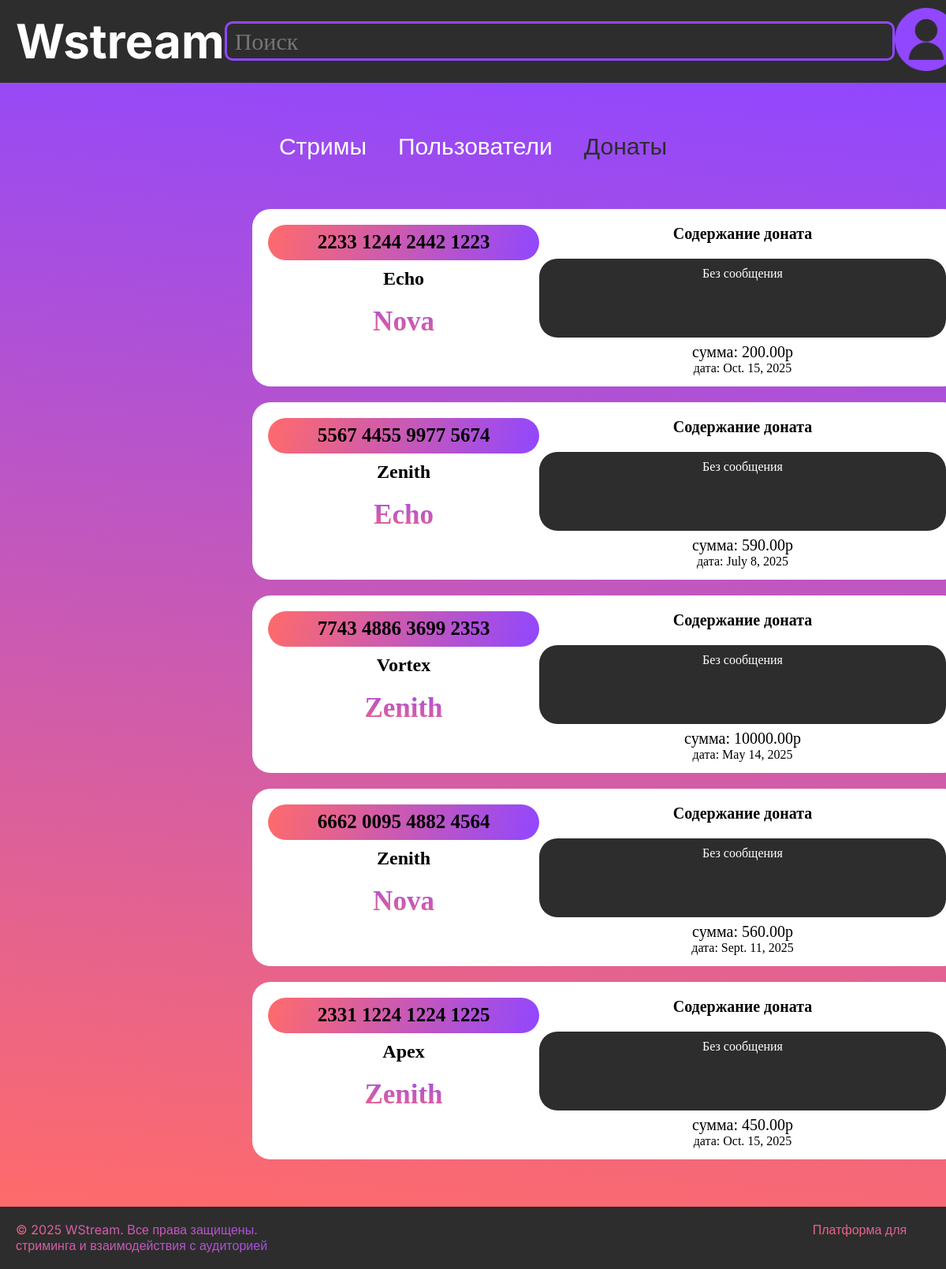
/Donations/, run on an earlier commit of the app's database.
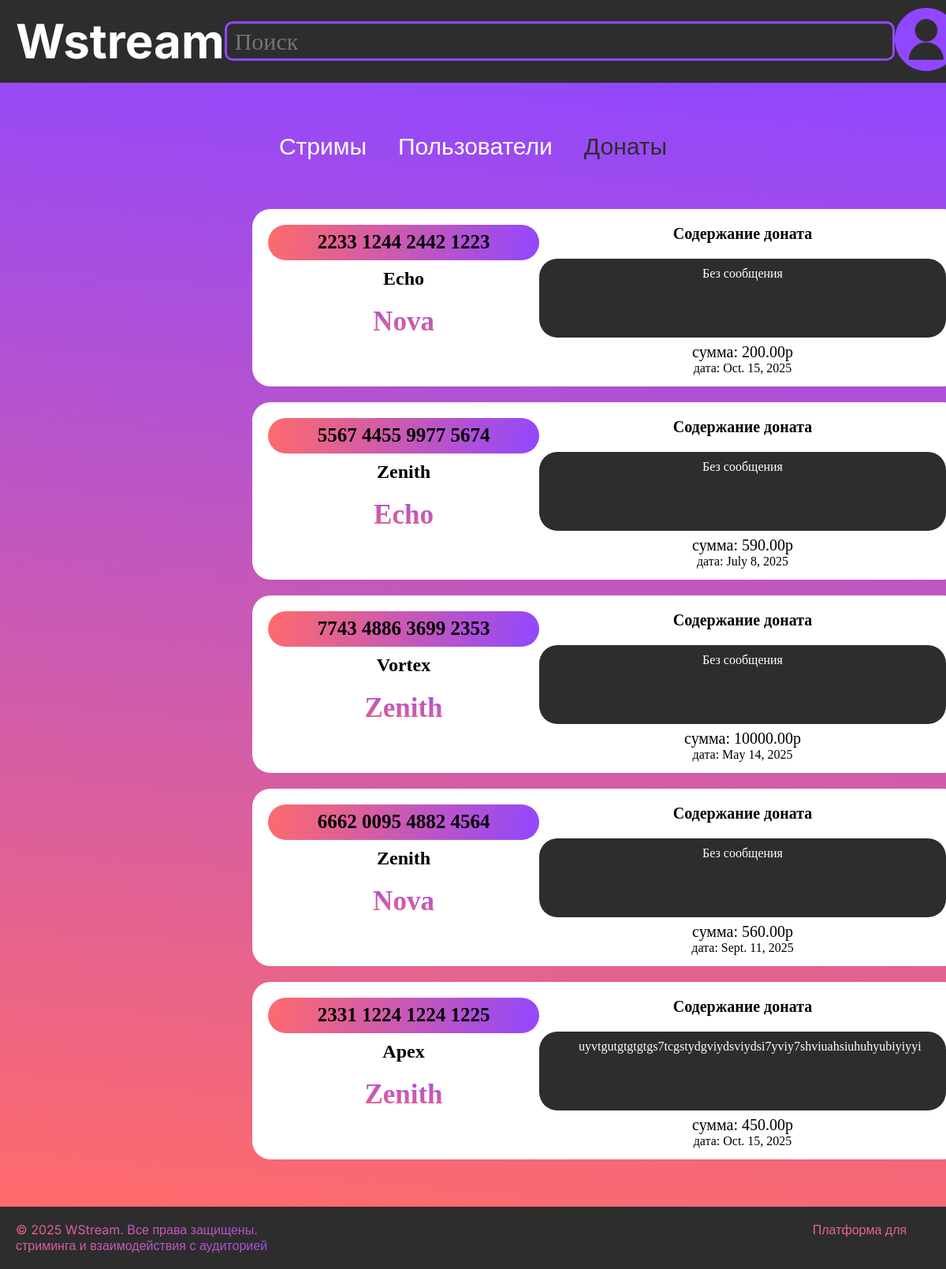
And on a later commit of the database.
### first_app/models.py (models this page shows, shortened)
class Donations(models.Model):
    amount = models.DecimalField(verbose_name='сумма', max_digits=7, decimal_places=2) #88888.00
    id_users_from = models.ForeignKey(Users, on_delete=models.SET_NULL, null=True, blank=True, related_name='two', verbose_name='Кто задонатил')
    id_users_to = models.ForeignKey(Users, on_delete=models.SET_NULL, null=True, blank=True, related_name='One', verbose_name='Кому задонатил')
    requisites = models.CharField('Реквизиты', max_length=24)
    content = models.TextField('Содержание доната', null=True, blank=True)
    date = models.DateField('Дата')
    class Meta:
        verbose_name = "Донат"
        verbose_name_plural = "Донаты"

class Users(models.Model):
    rol = [
    ("Админ", "Админ"),
    ("Модератор", "Модератор"),
    ("Обычный пользователь", "Обычный пользователь")
]
    user_name = models.CharField(verbose_name='имя пользователя', max_length=30)
    email = models.EmailField("Почта", max_length=100)
    hash_particle = models.CharField('Хэш', max_length=100)
    registration_date = models.DateField("Дата регистрации")
    avatar = models.ImageField('Автарка', upload_to='users_photos/', null=True, blank=True)
    nickname = models.CharField("Никнейм", max_length=50)
    roles = models.CharField('Роль', max_length=50, choices=rol)
    class Meta:
        verbose_name = "Пользователь"
        verbose_name_plural = "Пользователи"

### first_app/views.py (the view)
# urls.py: path('Donations/', page3, name='page3'),
def page3(request):
    donations = Donations.objects.all()
    search_history = request.session.get('search_history', [])
    return render(request, 'three.html', {
        'donations': donations,
        'search_history': search_history
    })

### first_app/templates/three.html
{% extends "main.html" %}
{% load static %}
{% block main %}
<div class="container">
    <section class="catalog">
        <ul class="filter-list">
            <li class="filter-item">
                <a class="link-filter" href="{% url 'page2' %}">
                    Стримы
                </a>
            </li>
            <li class="filter-item">
                <a class="link-filter" href="{% url 'page4' %}">
                    Пользователи
                </a>
            </li>
            <li class="filter-item">
                <a class="link-filter active" href="{% url 'page3' %}">
                    Донаты
                </a>
            </li>
        </ul>
    </section>
    <section class="donates">
        {% for donation in donations %}
        <div class="donate">
            <div class="number-name">
                <p class="recvizit">{{ donation.requisites }}</p>
                <h2 class="userss">{{ donation.id_users_from.nickname }}</h2>
                <h3 class="title-number-name">{{ donation.id_users_to.nickname }}</h3>
            </div>
            <div class="count-content">
                <p class="content-name">Содержание доната</p>
                <div class="strr">
                    <p class="contant">{{ donation.content|default:"Без сообщения" }}</p>
                </div>
                <p class="count">сумма: {{ donation.amount }}р</p>
                <p class="date">дата: {{ donation.date }}</p>
            </div>
        </div>
        {% empty %}
        <p>Донатов пока нет</p>
        {% endfor %}
    </section>
</div>
{% endblock %}

What changed in the data, as far as the page shows it:
changed Donations "Apex": content "Без сообщения" → "uyvtgutgtgtgtgs7tcgstydgviydsviydsi7yviy7shviuahsiuhuhyubiyiyyi"
